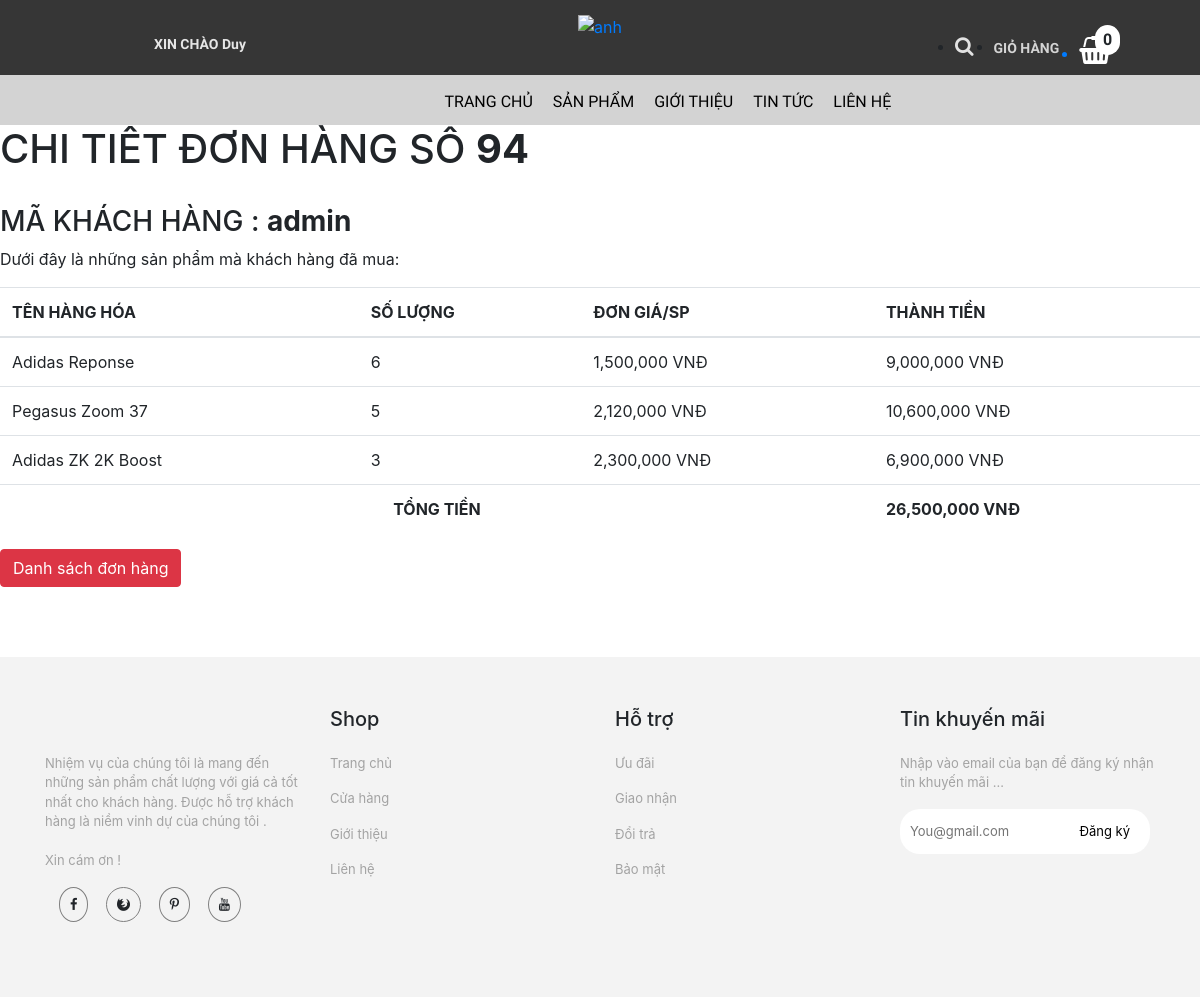
The app's page /trang-chinh/lichsu-chitiet.php?ma_hd=94&ma_kh=admin (signed in) with its own data.
### tables this page shows
CREATE TABLE `hoa_don_chi_tiet` (
  `ma_hd` int(11) NOT NULL,
  `so_luong` int(11) NOT NULL,
  `don_gia` int(11) NOT NULL,
  `ma_hh` int(11) NOT NULL
);

CREATE TABLE `hang_hoa` (
  `ma_hh` int(11) NOT NULL,
  `ten_hh` varchar(50) NOT NULL,
  `hinh` varchar(50) NOT NULL,
  `don_gia` int(11) NOT NULL,
  `giam_gia` int(11) NOT NULL,
  `mo_ta` varchar(500) NOT NULL,
  `ma_loai` int(11) NOT NULL
);

### trang-chinh/dao/pdo.php (called while the page is built, shortened)
<?php
    function pdo_get_connection(){
        $pdo = new PDO("mysql:host=localhost;dbname=bigshoes",'root','');
        $pdo->setAttribute(PDO::ATTR_ERRMODE, PDO::ERRMODE_EXCEPTION);
        return $pdo;
    }
    function pdo_query($sql){
        $sql_args = array_slice(func_get_args(),1);
        try{
            $conn = pdo_get_connection();
            $stmt = $conn ->prepare($sql);
            $stmt -> execute($sql_args);
            $rows = $stmt -> fetchAll();
            return $rows;
        }catch(PDOException $e){
            throw $e;
        }finally{
            unset($conn);
        }
    }
    ?>

### trang-chinh/dao/hoa-don.php (called while the page is built, shortened)
<?php
    require_once ('pdo.php');
    function hoa_don_chi_tiet_select_by_id($ma_hd){
        $sql = "SELECT * FROM hoa_don_chi_tiet
        JOIN hang_hoa ON hoa_don_chi_tiet.ma_hh = hang_hoa.ma_hh
        WHERE hoa_don_chi_tiet.ma_hd=?";
        return pdo_query($sql,$ma_hd);
    }
?>

### trang-chinh/lichsu-chitiet.php (the view, shortened to what this page needs)
<!DOCTYPE html>
<html lang="en">
<head>
    <link rel="stylesheet" href="https://maxcdn.bootstrapcdn.com/bootstrap/4.0.0/css/bootstrap.min.css">
    <link rel="stylesheet" href="../../bigshoes/css/lien-he/products.css">
    <link rel="stylesheet" href="../../bigshoes/css/chi-tiet-sp/products.css">
    <link rel="stylesheet" href="../../bigshoes/css/chi-tiet-sp/plugin/css/owl.carousel.min.css">
    <link rel="stylesheet" href="../../bigshoes/css/chi-tiet-sp/plugin/css/owl.theme.default.min.css">
    <link rel="stylesheet" href="https://cdnjs.cloudflare.com/ajax/libs/font-awesome/4.7.0/css/font-awesome.min.css">
</head>
<body>
    <div class="container-fluid">
        <div class="row">
            <div class="col-md-4" style="background-color: rgb(54, 54, 54);text-align: center">
                <div class="login">
                  <?php
                    if(!isset($_SESSION['user'])){
                  ?>
                  <a href="../../bigshoes/tai-khoan/dang-nhap.php"><p><strong>ĐĂNG NHẬP / ĐĂNG KÍ</strong></p></a>
                    <?php }else{ ?>
                  <a href="../../bigshoes/tai-khoan/thong-tin-tk.php"><p><strong>XIN CHÀO <?=$_SESSION['user']['ho_ten']?></strong></p></a>
                  <?php } ?>
                </div>
            </div>
            <div class="col-md-4" style="background-color: rgb(54, 54, 54);text-align: center">
                <div class="logo">
                <a href="index.php"><img src="https://scontent.fsgn13-1.fna.fbcdn.net/v/t1.6435-9/181150315_102201648705132_5894264111956944146_n.png?_nc_cat=100&ccb=1-5&_nc_sid=09cbfe&_nc_ohc=QFhQphCXzRAAX-d1fir&_nc_ht=scontent.fsgn13-1.fna&oh=9bdbefb8aa7738430f4cf22e51cefca8&oe=613BD03A" alt="anh"></a>
                </div>
            </div>
            <div class="col-md-4" style="background-color: rgb(54, 54, 54);text-align: center">
                <div class="giohang" style = "position: reletive;">
                    <?php
                            $sll = 0;
                        ?>
                    <span style = "position: absolute;padding:3px 8px;background-color:#fff;border-radius:50px;left:295px;top:25px;" ><?=$sll?></span>
                <ul>
                        <li><i class="fa fa-search" style="font-size:20px;color:rgb(226, 226, 226)"></i></li>
                        <li><p style="color: rgb(212, 212, 212);font-size: 14px;">GIỎ HÀNG</p></li>
                       <a href="danh-sach-gio-hang.php"><li><i class="fa fa-shopping-basket" style="font-size:28px;color:rgb(255, 255, 255)"></i></li></a>
                    </ul>
                </div>
            </div>
        </div>
    </div>
    <div class="container-fluid">
        <div class="row">
            <div class="col-md-12" style="background-color: rgb(211, 211, 211);">
                <div class="nav">
                    <ul>
                        <li><a href="index.php">TRANG CHỦ</a></li>
                        <li><a href="danh-sach-sp.php">SẢN PHẨM</a></li>
                            <li><a href="gioi-thieu.php">GIỚI THIỆU</a></li>
                            <li><a href="tin-tuc.php">TIN TỨC</a></li>
                            <li><a href="lien-he.php">LIÊN HỆ</a></li>
                    </ul>
                </div>
            </div>
        </div>
    </div>
        <div id="page-wrapper">
		  <div class="header">
                                <?php
                                require_once ('../trang-chinh/dao/hoa-don.php');
                                extract($_REQUEST);
                                $items = hoa_don_chi_tiet_select_by_id($ma_hd);
                                $Total = 0;
                            ?>
                        <div class="page-header">
                            <h1>CHI TIẾT ĐƠN HÀNG SỐ <b><?=$ma_hd?></b></h1><br>
                            <h3>MÃ KHÁCH HÀNG : <b><?=$ma_kh;?></b></h3>
                            <p>Dưới đây là những sản phẩm mà khách hàng đã mua: </p>
                            <table class="table table-hover">
                                <thead>
                                  <tr>
                                    <th>TÊN HÀNG HÓA</th>
                                    <th>SỐ LƯỢNG</th>
                                    <th>ĐƠN GIÁ/SP</th>
                                    <th>THÀNH TIỀN</th>
                                  </tr>
                                </thead>
                                <tbody>
                                <?php foreach($items as $item){
                                     extract($item);
                                    ?>
                                  <tr>
                                    <td><?=$ten_hh?></td>
                                    <td><?=$so_luong?></td>
                                    <td><?=number_format($don_gia)?> VNĐ</td>
                                    <td><?=number_format($don_gia * $so_luong); $Total +=($don_gia * $so_luong)?> VNĐ</td>
                                  </tr>
                                <?php } ?>
                                <tr>
                                    <td colspan="3" style = "text-align:center;"><b>TỔNG TIỀN</b></td>
                                    <td><b><?=number_format($Total) ?> VNĐ</b></td>
                                </tr>
                                </tbody>
                              </table>
                        </div>
                        <a href="lichsu.php"><button class="btn btn-danger">Danh sách đơn hàng</button></a>
		</div>
            </div>
    <div class="container-fluid now2" style="margin-top: 70px;">
        <div class="row">
            <div class="container" style="margin-top: 50px;">
                <div class="row">
                    <div class="col-md-3">
                        <div class="fo">
                        </div>
                    </div>
                    <div class="col-md-3">
                        <div class="fo">
                            <h5>Shop</h5>
                        </div>
                    </div>
                    <div class="col-md-3">
                        <h5>Hỗ trợ</h5>
                    </div>
                    <div class="col-md-3">
                        <h5>Tin khuyến mãi</h5>
                    </div>
                </div>
                <div class="row" style="margin-top: 0px;">
                    <div class="col-md-3">
                        <div class="fo">
                            <ul>
                                <li>
                                    <p>
                                    Nhiệm vụ của chúng tôi là mang đến những sản phẩm chất lượng với giá cả tốt nhất cho khách hàng. Được hỗ trợ khách hàng là niềm vinh dự của chúng tôi . <br><br>
                                    Xin cám ơn !
                                </p>
                                </li>
                                <li><i class="fa fa-facebook "></i>
                                    <i class="fa fa-firefox"></i>
                                    <i class="fa fa-pinterest-p"></i>
                                    <i class="fa fa-youtube"></i>
                                </li>
                            </ul>
                        </div>
                    </div>
                    <div class="col-md-3">
                        <div class="fo">
                            <ul>
                                <li>
                                    <p>Trang chủ</p>
                                </li>
                                <li>
                                    <p>Cửa hàng</p>
                                </li>
                                <li>
                                    <p>Giới thiệu</p>
                                </li>
                                <li>
                                    <p>Liên hệ</p>
                                </li>
                            </ul>
                        </div>
                    </div>
                    <div class="col-md-3">
                        <div class="fo">
                            <ul>
                                <li>
                                    <p>Ưu đãi</p>
                                </li>
                                <li>
                                    <p>Giao nhận</p>
                                </li>
                                <li>
                                    <p>Đổi trả</p>
                                </li>
                                <li>
                                    <p>Bảo mật</p>
                                </li>
                            </ul>
                        </div>
                    </div>
                    <div class="col-md-3">
                        <div class="fo">
                            <ul>
                                <li>
                                    <p>Nhập vào email của bạn để đăng ký nhận tin khuyến mãi ...</p>
                                </li>
                                <li>
                                    <input type="text" placeholder="You@gmail.com">
                                    <a href="#">Đăng ký</a>
                                </li>
                            </ul>
                        </div>
                    </div>
                </div>
            </div>
        </div>
</body>
</html>

### css/lien-he/products.css (style rules this page uses)
* { margin: 0px; padding: 0px; box-sizing: border-box; }
.login p { margin-top: 34px; color: rgb(230, 230, 230); font-size: 14px; font-family: 'Roboto Condensed', sans-serif; }
.logo { padding: 13px; }
.logo img { width: 61px; }
.nav { position: relative; width: 100%; height: 50px; background-color: rgb(211, 211, 211); font-family: 'Roboto Condensed', sans-serif; }
.nav ul { position: absolute; top: 0; left: 31.5%; }
.nav ul li { float: left; list-style: none; margin-left: 20px; font-family: 'Roboto Condensed', sans-serif; font-size: 16px; margin-top: 15px; }
.giohang { font-weight: 600; margin-left: 120px; font-family: 'Roboto Condensed', sans-serif; }
.giohang ul li { float: left; margin-left: 20px; margin-top: 20px; }
.fo ul li { margin-top: 15px; list-style: none; font-size: 13px; }
.fo ul li i { margin-left: 14px; border: solid 1px gray; padding: 10px; border-radius: 100%; }
.fo ul li p { color: rgb(163, 163, 163); }
.fo ul li input { padding: 13px 10px; width: 250px; border: none; border-radius: 20px; }
.fo ul li a { position: absolute; top: 83px; right: 40px; color: black; }
.now2 { width: 100%; height: 340px; background-color: rgb(243, 243, 243); position: relative; }

### css/chi-tiet-sp/products.css (style rules this page uses)
* { margin: 0px; padding: 0px; box-sizing: border-box; }
.login p { margin-top: 34px; color: rgb(230, 230, 230); font-size: 14px; font-family: "Roboto Condensed", sans-serif; }
.logo { padding: 13px; }
.logo img { width: 61px; }
.nav { position: relative; width: 100%; height: 50px; background-color: rgb(211, 211, 211); font-family: "Roboto Condensed", sans-serif; }
.nav ul { position: absolute; top: 0; left: 35%; }
.nav ul li { float: left; list-style: none; margin-left: 20px; font-family: "Roboto Condensed", sans-serif; font-size: 16px; margin-top: 15px; }
.nav ul li a { text-decoration: none; color: black; }
.giohang { font-weight: 600; margin-left: 120px; font-family: "Roboto Condensed", sans-serif; }
.giohang ul li { float: left; margin-left: 20px; margin-top: 20px; }
.fo ul li { margin-top: 15px; list-style: none; font-size: 13px; }
.fo ul li i { margin-left: 14px; border: solid 1px gray; padding: 10px; border-radius: 100%; }
.fo ul li p { color: rgb(163, 163, 163); }
.fo ul li input { padding: 13px 10px; width: 250px; border: none; border-radius: 20px; }
.fo ul li a { position: absolute; top: 83px; right: 40px; color: black; }
.now2 { width: 100%; height: 340px; background-color: rgb(243, 243, 243); position: relative; }

### records on screen
hoa_don_chi_tiet: ma_hh.ten_hh "Adidas Reponse", so_luong "6", ma_hh.don_gia "1,500,000", $don_gia * $so_luong "9,000,000"
hoa_don_chi_tiet: ma_hh.ten_hh "Pegasus Zoom 37", so_luong "5", ma_hh.don_gia "2,120,000", $don_gia * $so_luong "10,600,000"
hoa_don_chi_tiet: ma_hh.ten_hh "Adidas ZK 2K Boost", so_luong "3", ma_hh.don_gia "2,300,000", $don_gia * $so_luong "6,900,000"

### other values on screen
$_SESSION['user']['ho_ten'] "Duy"
$sll "0"
$ma_hd "94"
$ma_kh "admin"
$Total "26,500,000"
